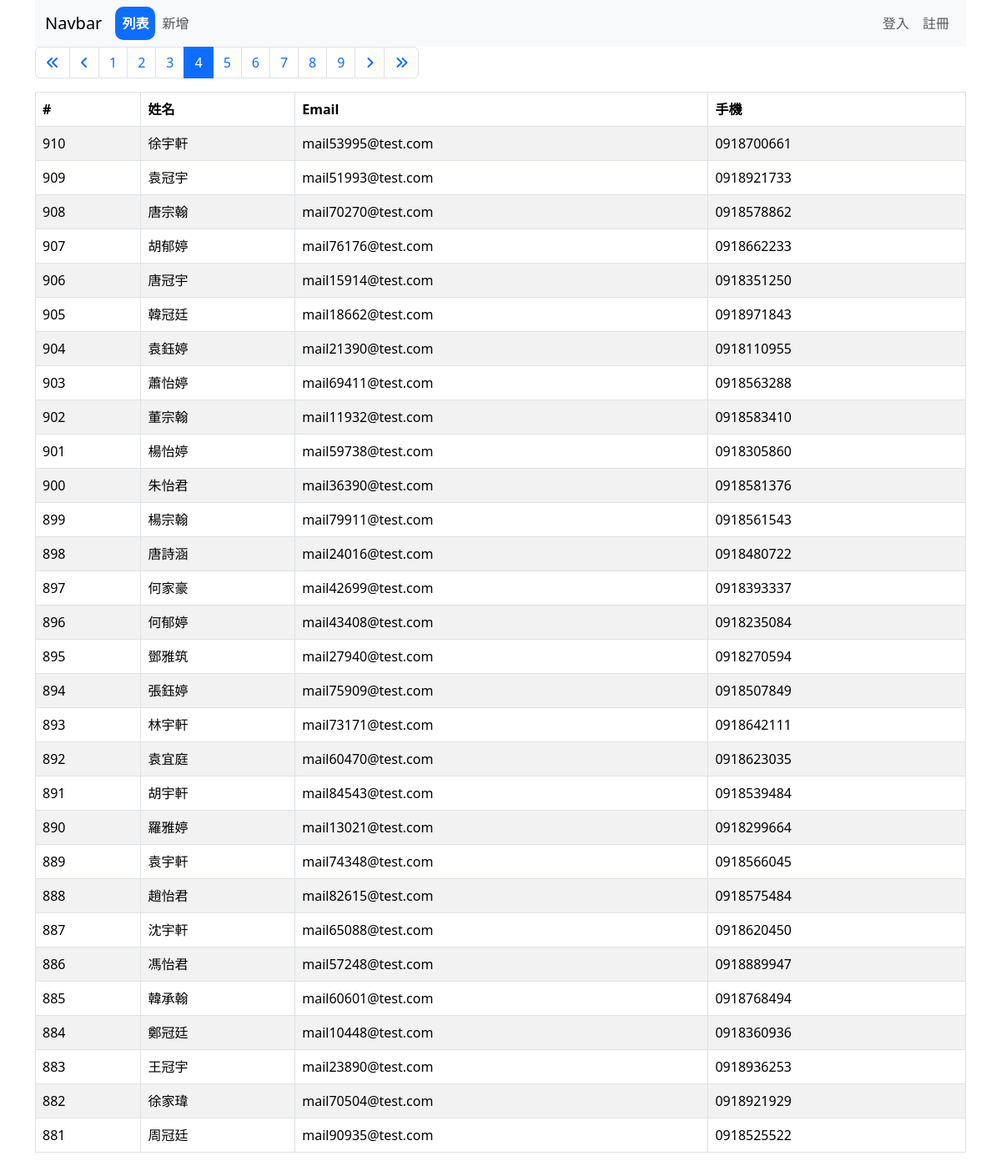
Page /address-book/list.php?page=4 on the committed database.
### tables this page shows
CREATE TABLE `address_book` (
  `sid` int(11) NOT NULL,
  `name` varchar(255) NOT NULL,
  `email` varchar(255) NOT NULL,
  `mobile` varchar(255) NOT NULL,
  `birthday` date NOT NULL,
  `address` varchar(255) NOT NULL,
  `created_at` datetime NOT NULL
);

### address-book/list-no-admin.php (the view, shortened to what this page needs)
<?php
require __DIR__ . '/parts/pdo-connect.php';
$page = isset($_GET['page']) ? intval($_GET['page']) : 1;
$perPage = 30;
$t_sql = "SELECT COUNT(1) FROM address_book";
$t_stmt = $pdo->query($t_sql);
$totalRows = $t_stmt->fetch(PDO::FETCH_NUM)[0];
$totalPages = ceil($totalRows / $perPage);
$sql = sprintf("SELECT * FROM address_book ORDER BY sid DESC LIMIT %s, %s", ($page - 1) * $perPage, $perPage);
$rows = $pdo->query($sql)->fetchAll();
?>
<?php include __DIR__ . '/parts/html-head.php' ?>
<?php include __DIR__ . '/parts/navbar.php' ?>
<div class="container">
    <div class="row">
        <div class="col">
            <nav aria-label="Page navigation example">
                <ul class="pagination">
                    <li class="page-item" href="?page=<?= $page == 1 ? 'disabled' : '' ?>">
                        <a class="page-link" href="?page=1">
                            <i class="fa-solid fa-angles-left"></i>
                        </a>
                    </li>
                    <li class="page-item" href="?page=<?= $page == 1 ? 'disabled' : '' ?>">
                        <a class="page-link" href="?page=<?= $page - 1 ?>">
                            <i class="fa-solid fa-angle-left"></i>
                        </a>
                    </li>
                    <?php for ($i = $page - 5; $i <= $page + 5; $i++): ?>
                        <?php if ($i >= 1 and $i <= $totalPages): ?>
                            <li class="page-item <?= $i == $page ? 'active' : '' ?>">
                                <a class="page-link" href="?page=<?= $i ?>">
                                    <?= $i ?>
                                </a>
                            </li>
                        <?php endif ?>
                    <?php endfor ?>
                    <li class="page-item" href="?page=<?= $page == $totalPages ? 'disabled' : '' ?>">
                        <a class="page-link" href="?page=<?= $page + 1 ?>">
                            <i class="fa-solid fa-angle-right"></i>
                        </a>
                    </li>
                    <li class="page-item" href="?page=<?= $page == $totalPages ? 'disabled' : '' ?>">
                        <a class="page-link" href="?page=<?= $totalPages ?>">
                            <i class="fa-solid fa-angles-right"></i>
                        </a>
                    </li>
                </ul>
            </nav>
        </div>
    </div>
    <div class="row">
        <div class="col">
            <table class="table table-bordered table-striped">
                <thead>
                    <tr>
                        <th>#</th>
                        <th>姓名</th>
                        <th>Email</th>
                        <th>手機</th>
                    </tr>
                </thead>
                <tbody>
                    <?php foreach ($rows as $r ): ?>
                        <tr>
                            <td>
                                <?= $r['sid'] ?>
                            </td>
                            <td>
                                <?= $r['name'] ?>
                            </td>
                            <td>
                                <?= $r['email'] ?>
                            </td>
                            <td>
                                <?= $r['mobile'] ?>
                            </td>
                        </tr>
                    <?php endforeach ?>
                </tbody>
            </table>
        </div>
    </div>
</div>
<?php include __DIR__ . '/parts/html-foot.php' ?>

### rows in the picture
address_book: sid "910", name "徐宇軒", email "mail53995@test.com", mobile "0918700661"
address_book: sid "909", name "袁冠宇", email "mail51993@test.com", mobile "0918921733"
address_book: sid "908", name "唐宗翰", email "mail70270@test.com", mobile "0918578862"
address_book: sid "907", name "胡郁婷", email "mail76176@test.com", mobile "0918662233"
address_book: sid "906", name "唐冠宇", email "mail15914@test.com", mobile "0918351250"
address_book: sid "905", name "韓冠廷", email "mail18662@test.com", mobile "0918971843"
address_book: sid "904", name "袁鈺婷", email "mail21390@test.com", mobile "0918110955"
address_book: sid "903", name "蕭怡婷", email "mail69411@test.com", mobile "0918563288"
address_book: sid "902", name "董宗翰", email "mail11932@test.com", mobile "0918583410"
address_book: sid "901", name "楊怡婷", email "mail59738@test.com", mobile "0918305860"
address_book: sid "900", name "朱怡君", email "mail36390@test.com", mobile "0918581376"
address_book: sid "899", name "楊宗翰", email "mail79911@test.com", mobile "0918561543"
address_book: sid "898", name "唐詩涵", email "mail24016@test.com", mobile "0918480722"
address_book: sid "897", name "何家豪", email "mail42699@test.com", mobile "0918393337"
address_book: sid "896", name "何郁婷", email "mail43408@test.com", mobile "0918235084"
address_book: sid "895", name "鄧雅筑", email "mail27940@test.com", mobile "0918270594"
address_book: sid "894", name "張鈺婷", email "mail75909@test.com", mobile "0918507849"
address_book: sid "893", name "林宇軒", email "mail73171@test.com", mobile "0918642111"
address_book: sid "892", name "袁宜庭", email "mail60470@test.com", mobile "0918623035"
address_book: sid "891", name "胡宇軒", email "mail84543@test.com", mobile "0918539484"
address_book: sid "890", name "羅雅婷", email "mail13021@test.com", mobile "0918299664"
address_book: sid "889", name "袁宇軒", email "mail74348@test.com", mobile "0918566045"
address_book: sid "888", name "趙怡君", email "mail82615@test.com", mobile "0918575484"
address_book: sid "887", name "沈宇軒", email "mail65088@test.com", mobile "0918620450"
address_book: sid "886", name "馮怡君", email "mail57248@test.com", mobile "0918889947"
address_book: sid "885", name "韓承翰", email "mail60601@test.com", mobile "0918768494"
address_book: sid "884", name "鄭冠廷", email "mail10448@test.com", mobile "0918360936"
address_book: sid "883", name "王冠宇", email "mail23890@test.com", mobile "0918936253"
address_book: sid "882", name "徐家瑋", email "mail70504@test.com", mobile "0918921929"
address_book: sid "881", name "周冠廷", email "mail90935@test.com", mobile "0918525522"
